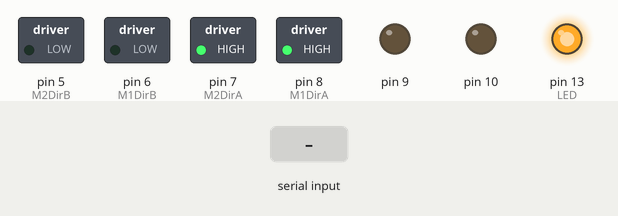
Simulated run of this sketch. Board: Arduino Uno, built with avr-gcc and run on an emulated ATmega328P. Shown: switched loads named in the sketch (green lamp = pin HIGH), output pins drawn as LEDs (lit = HIGH). Inputs (shaded band) come from the test bench. What the sketch prints to the serial monitor is not drawn.

Above: at 1.2 s.
1.3 s: "1" received over Serial
At 1.9 s:
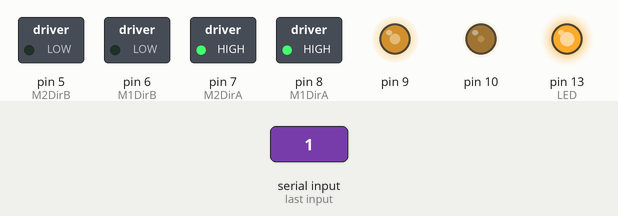
3.8 s: "1" received over the second serial link
At 5.1 s:
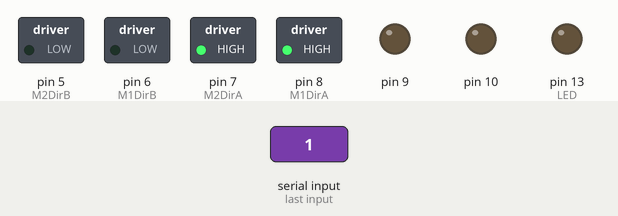
6.3 s: "0" received over Serial
At 6.9 s:
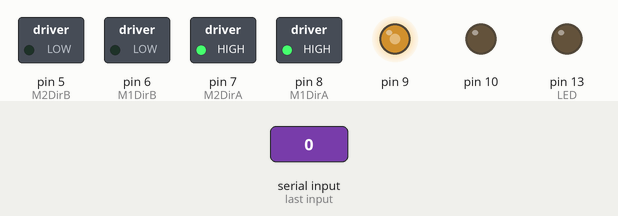
8.8 s: "0" received over the second serial link
At 9.6 s:
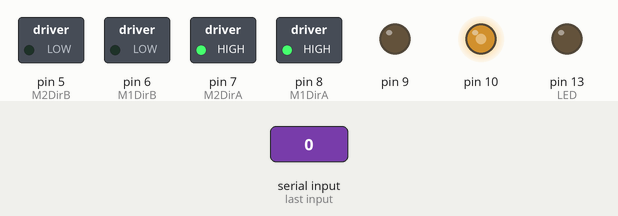
11.3 s: "2" received over Serial
At 11.9 s:
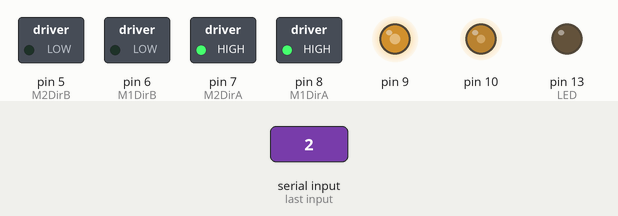
13.8 s: "2" received over the second serial link
At 14.6 s:
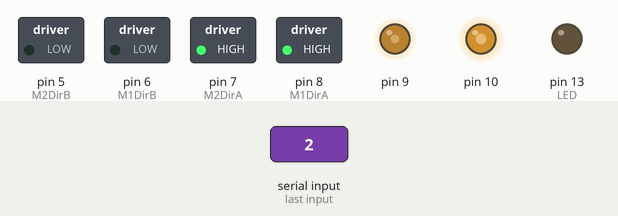
Timing chart, 0 to 16.8 s (numbered marks = the images above; inputs shaded):
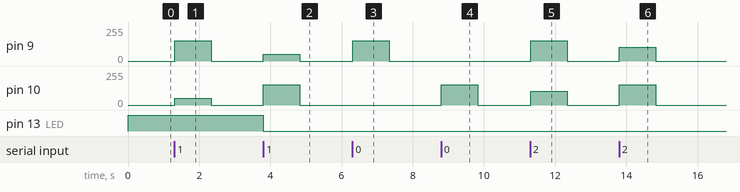

Measured:
- after the input at 1.3 s, pin 9: 0/255 → 153/255 at once, → 0/255 1.0 s later; pin 10: 0/255 → 51/255 at once, → 0/255 1.0 s later
- after the input at 3.8 s, pin 9: 0/255 → 51/255 at once, → 0/255 1.0 s later; pin 10: 0/255 → 153/255 at once, → 0/255 1.0 s later; pin 13 (LED): HIGH → LOW at once
- after the input at 6.3 s, pin 9: 0/255 → 153/255 at once, → 0/255 1.0 s later
- after the input at 8.8 s, pin 10: 0/255 → 153/255 at once, → 0/255 1.0 s later
- after the input at 11.3 s, pin 9: 0/255 → 153/255 at once, → 0/255 1.0 s later; pin 10: 0/255 → 102/255 at once, → 0/255 1.0 s later
- after the input at 13.8 s, pin 9: 0/255 → 102/255 at once, → 0/255 1.0 s later; pin 10: 0/255 → 153/255 at once, → 0/255 1.0 s later

The sketch:

MotoresPWM_Serial2BT_Pequeno_Bileki_Re_Sonar.ino
```cpp
#include <SoftwareSerial.h>
#include <PWM.h>

#include <NewPing.h>

#define TRIGGER_PIN  2  // Arduino pin tied to trigger pin on the ultrasonic sensor.
#define ECHO_PINA     3  // Arduino pin tied to echo pin on the ultrasonic sensor.
#define ECHO_PINB     4  // Arduino pin tied to echo pin on the ultrasonic sensor.

#define MAX_DISTANCE 150 // Maximum distance we want to ping for (in centimeters). Maximum sensor distance is rated at 400-500cm.

NewPing sonarA(TRIGGER_PIN, ECHO_PINA, MAX_DISTANCE); // NewPing setup of pins and maximum distance.
NewPing sonarB(TRIGGER_PIN, ECHO_PINB, MAX_DISTANCE); // NewPing setup of pins and maximum distance.

long durationA, distanceA;
long durationB, distanceB;

int Sensor1, Sensor2, M1, M2;

int targetVelocidade = 0;
int L=0;
int R=0;
int count = 0;

int LED = 13;

int M1PWM = 9;
int M1DirA = 8;
int M1DirB = 6;


int M2PWM = 10;
int M2DirA = 7;
int M2DirB = 5;

int32_t frequency = 50;
bool successM1 = false;
bool successM2 = false;

SoftwareSerial mySerial(11, 12); // RX, TX

void setup() {
  pinMode(LED, OUTPUT);
  pinMode(M1DirA, OUTPUT);
  pinMode(M1DirB, OUTPUT);
  pinMode(M2DirA, OUTPUT);
  pinMode(M2DirB, OUTPUT);

  digitalWrite(LED, LOW);
  digitalWrite(M1DirA, HIGH);
  digitalWrite(M1DirB, LOW);
  digitalWrite(M2DirA, HIGH);
  digitalWrite(M2DirB, LOW);

  InitTimersSafe();
  successM1 = SetPinFrequencySafe(M1PWM, frequency);
  successM2 = SetPinFrequencySafe(M2PWM, frequency);

  if(successM1 && successM2)
    digitalWrite(LED, HIGH);

  pwmWrite(M1PWM, 0);
  pwmWrite(M2PWM, 0);

  Serial.begin(9600);
  mySerial.begin(9600);
}

void loop() {
Loop:;
  count++;
  if (count > 1000) // Se contador chegar a 1 seg stop robot
        {
         pwmWrite(M1PWM, 0);
         pwmWrite(M2PWM, 0);
         count = 0;
        }

  delay(1);

  if (mySerial.available()) {
          //delay(10);
          targetVelocidade = (mySerial.read());
          L = targetVelocidade/16;
          R = targetVelocidade - L*16;

          if((L==5) && (R==5))  goto Automato;

          if(L>5 || R>5)
              {
               if(L>5)  L=L-5;
               if(R>5)  R=R-5;

               digitalWrite(M1DirA, LOW);
               digitalWrite(M1DirB, HIGH);
               digitalWrite(M2DirA, LOW);
               digitalWrite(M2DirB, HIGH);

               digitalWrite(LED, LOW);
              }
          else
              {
               digitalWrite(M1DirA, HIGH);
               digitalWrite(M1DirB, LOW);
               digitalWrite(M2DirA, HIGH);
               digitalWrite(M2DirB, LOW);

               digitalWrite(LED, LOW);
              }

          if(((L == R) || (L==R+1) || (L==R+2) || (L==R+3) || (L==R+4) || (L==R+5)) || ((R==L+1) || (R==L+2) || (R==L+3) || (R==L+4) || (R==L+5)))
              {
//             if(distance>100){
                  pwmWrite(M1PWM, (51*R));
                  pwmWrite(M2PWM, (51*L));
/*                  }
               else {
                  pwmWrite(M1PWM, (0));
                  pwmWrite(M2PWM, (0));
                  }
  */
               count = 0;  // Se recebeu comando valido, Zera contador

              }

      }

  if (Serial.available() > 0) {
          delay(10);
          targetVelocidade = (Serial.read());
          Serial.write(targetVelocidade);

          L = targetVelocidade/16;
          R = targetVelocidade - L*16;

          pwmWrite(M1PWM, (51*L));
          pwmWrite(M2PWM, (51*R));

          count = 0;
      }

goto Loop;

Automato:;
   digitalWrite(LED, HIGH);

// Le Sensores
  delay(50);                      // Wait 50ms between pings (about 20 pings/sec). 29ms should be the shortest delay between pings.
  unsigned int uS = sonarA.ping(); // Send ping, get ping time in microseconds (uS).
  uS = uS / US_ROUNDTRIP_CM; // Convert ping time to distance in cm and print result (0 = outside set distance range)
  if(uS<50 && uS>0) Sensor1 = 1;
    else    Sensor1 = 0;

  delay(50);                      // Wait 50ms between pings (about 20 pings/sec). 29ms should be the shortest delay between pings.
  uS = sonarB.ping(); // Send ping, get ping time in microseconds (uS).
  uS = uS / US_ROUNDTRIP_CM; // Convert ping time to distance in cm and print result (0 = outside set distance range)
  if(uS<50 && uS>0) Sensor2 = 1;
    else    Sensor2 = 0;

// IA
  if(Sensor1==0 && Sensor2==0)  {M1=1;  M2=1;}
  else if(Sensor1==1 && Sensor2==0)  {M1=1;  M2=0;}
  else if(Sensor1==0 && Sensor2==1)  {M1=0;  M2=1;}
  else if(Sensor1==1 && Sensor2==1)  {M1=0;  M2=1;}

// Drive Motores
  digitalWrite(M1DirA, M1);
  digitalWrite(M1DirB, !M1);
  digitalWrite(M2DirA, M2);
  digitalWrite(M2DirB, !M2);

  if (mySerial.available()) {
          targetVelocidade = (mySerial.read());
          L = targetVelocidade/16;
          R = targetVelocidade - L*16;

          if((L==0) && (R==0))  goto Loop;
          }
  goto Automato;


}
```
